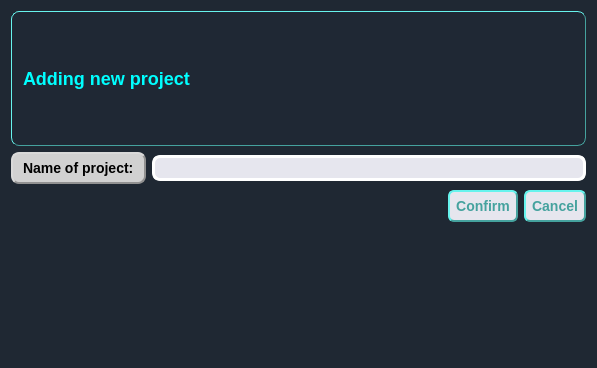
<?xml version="1.0" encoding="UTF-8"?>
<ui version="4.0">
 <class>Widget</class>
 <widget class="QWidget" name="Widget">
  <property name="geometry">
   <rect>
    <x>0</x>
    <y>0</y>
    <width>597</width>
    <height>368</height>
   </rect>
  </property>
  <property name="windowTitle">
   <string>Frame</string>
  </property>
  <property name="whatsThis">
   <string>&lt;html&gt;&lt;head/&gt;&lt;body&gt;&lt;p&gt;&lt;br/&gt;&lt;/p&gt;&lt;/body&gt;&lt;/html&gt;</string>
  </property>
  <property name="styleSheet">
   <string notr="true">QWidget{
    border: 2px;
    border-radius: 4px;
    padding: 2px;
    background-color: #1F2833;
}</string>
  </property>
  <layout class="QVBoxLayout" name="verticalLayout">
   <item>
    <widget class="QLabel" name="label_3">
     <property name="sizePolicy">
      <sizepolicy hsizetype="Expanding" vsizetype="Expanding">
       <horstretch>0</horstretch>
       <verstretch>0</verstretch>
      </sizepolicy>
     </property>
     <property name="styleSheet">
      <string notr="true">QLabel {
    background-color: #1F2834;
    border-style: outset;
    border-width: 1px;
    border-radius: 8px;
    border-color: #45A29E;
    font: bold 18px;
    min-width: 6em;
    padding: 6px;
  color: white;
}</string>
     </property>
     <property name="text">
      <string>&lt;html&gt;&lt;head/&gt;&lt;body&gt;&lt;p&gt;&lt;span style=&quot; color:#00ffff;&quot;&gt;Adding new project&lt;/span&gt;&lt;/p&gt;&lt;/body&gt;&lt;/html&gt;</string>
     </property>
    </widget>
   </item>
   <item>
    <layout class="QHBoxLayout" name="horizontalLayout_2">
     <item>
      <widget class="QLabel" name="project_name_label_add_project">
       <property name="sizePolicy">
        <sizepolicy hsizetype="Fixed" vsizetype="Fixed">
         <horstretch>0</horstretch>
         <verstretch>0</verstretch>
        </sizepolicy>
       </property>
       <property name="styleSheet">
        <string notr="true">QLabel {
    background-color: #D1D1D1;
    border-style: outset;
    border-width: 2px;
    border-radius: 8px;
    border-color: #919191;
    font: bold 14px;
    min-width: 6em;
    padding: 6px;
    color: black;
}</string>
       </property>
       <property name="text">
        <string>Name of project:</string>
       </property>
      </widget>
     </item>
     <item>
      <widget class="QLineEdit" name="project_name_text_add_project">
       <property name="sizePolicy">
        <sizepolicy hsizetype="Expanding" vsizetype="Fixed">
         <horstretch>0</horstretch>
         <verstretch>0</verstretch>
        </sizepolicy>
       </property>
       <property name="styleSheet">
        <string notr="true">QLineEdit{
    border-radius: 4px;
    border-style: outset;
    border-width: 3px;
    border-radius: 8px;
    border-color: white;
    padding: 2px;
    background-color: rgb(230, 230, 238);
}
</string>
       </property>
      </widget>
     </item>
    </layout>
   </item>
   <item>
    <layout class="QHBoxLayout" name="horizontalLayout">
     <item>
      <spacer name="horizontalSpacer">
       <property name="orientation">
        <enum>Qt::Horizontal</enum>
       </property>
       <property name="sizeHint" stdset="0">
        <size>
         <width>40</width>
         <height>20</height>
        </size>
       </property>
      </spacer>
     </item>
     <item>
      <widget class="QPushButton" name="confirm_button_add_project">
       <property name="sizePolicy">
        <sizepolicy hsizetype="Fixed" vsizetype="Fixed">
         <horstretch>0</horstretch>
         <verstretch>0</verstretch>
        </sizepolicy>
       </property>
       <property name="styleSheet">
        <string notr="true">QPushButton {
    background-color: rgb(230, 230, 238);
    border-style: outset;
    border-width: 2px;
    border-radius: 6px;
    border-color: #45A29E;
    font: bold 14px;
    min-width: 6em;
    padding: 6px;
    color: #45A29E;
}</string>
       </property>
       <property name="text">
        <string>Confirm</string>
       </property>
      </widget>
     </item>
     <item>
      <widget class="QPushButton" name="cancel_button_add_project">
       <property name="sizePolicy">
        <sizepolicy hsizetype="Fixed" vsizetype="Fixed">
         <horstretch>0</horstretch>
         <verstretch>0</verstretch>
        </sizepolicy>
       </property>
       <property name="styleSheet">
        <string notr="true">QPushButton {
    background-color: rgb(230, 230, 238);
    border-style: outset;
    border-width: 2px;
    border-radius: 6px;
    border-color: #45A29E;
    font: bold 14px;
    min-width: 6em;
    padding: 6px;
    color: #45A29E;
}</string>
       </property>
       <property name="text">
        <string>Cancel</string>
       </property>
      </widget>
     </item>
    </layout>
   </item>
   <item>
    <spacer name="verticalSpacer">
     <property name="orientation">
      <enum>Qt::Vertical</enum>
     </property>
     <property name="sizeHint" stdset="0">
      <size>
       <width>20</width>
       <height>40</height>
      </size>
     </property>
    </spacer>
   </item>
  </layout>
 </widget>
 <resources/>
 <connections/>
</ui>
